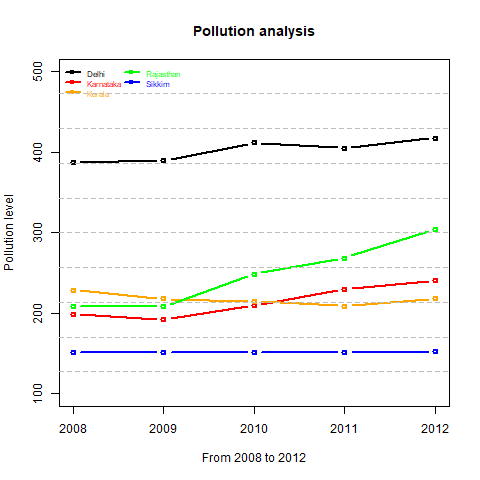

Reproduce this figure in R.

#Function that converts the values of a given column in the range of 100
percentdata <- function(b)
{
        maxa<-max(x[,b] ,na.rm=TRUE)
        ab<-((as.numeric(x[,b])/maxa)*100)
        ab
}



percentdataset<-data.frame(x$State,x$Year)
percentdataset[,3]<-percentdata(3)
percentdataset[,4]<-percentdata(4)
percentdataset[,5]<-percentdata(5)
percentdataset[,6]<-percentdata(6)
percentdataset[,7]<-percentdata(7)
percentdataset[,8]<-percentdata(8)
percentdataset[,9]<-percentdata(9)
percentdataset[,10]<-percentdata(10)
percentdataset[,11]<-percentdata(11)
percentdataset[,12]<-percentdata(12)

names(percentdataset)<-c(names(x[,1:12]))


pollution_level<-function(c)
{
        
        (sum(percentdataset[c,c(3,4,5,6,10,11,12)],na.rm = TRUE)-percentdataset[c,9])
}

pollution_dataset<-data.frame(percentdataset$State,percentdataset$Year)
i=1
for(i in 1:25)
{
        pollution_dataset[i,3]<-pollution_level(i)
        i=i+1
}
names(pollution_dataset) <- c("State","Year","Pollution_level")

##############################################################################################
pp2<-reshape(pollution_dataset,timevar = "State",idvar="Year",direction = "wide")
names(pp2)[2:6]<-as.character(unique(pollution_dataset$State))


pp2[is.na(pp2)]<-0

plot(pp2$Delhi,type="b",lwd=2,xaxt="n",ylim = c(100,500),col="black",xlab="From 2008 to 2012",ylab="Pollution level",main="Pollution analysis")
axis(1,at=1:length(unique(pollution_dataset$Year)),labels=unique(pollution_dataset$Year))
lines(pp2$Karnataka,col="red",type="b",lwd=2)
lines(pp2$Kerala,col="orange",type="b",lwd=2)
lines(pp2$Rajasthan,col="green",type="b",lwd=2)
lines(pp2$Sikkim,col="blue",type="b",lwd=2)
legend("topleft",legend=c("Delhi","Karnataka","Kerala","Rajasthan","Sikkim"),lty=1,lwd=2,pch=21,col=c("black","red","orange","green","blue"),
 ncol=2,bty="n",cex=0.7,text.col=c("black","red","orange","green","blue"),inset=0.01)

grid(nx=NA,ny=10,lwd=1,lty = 2,col="grey")
